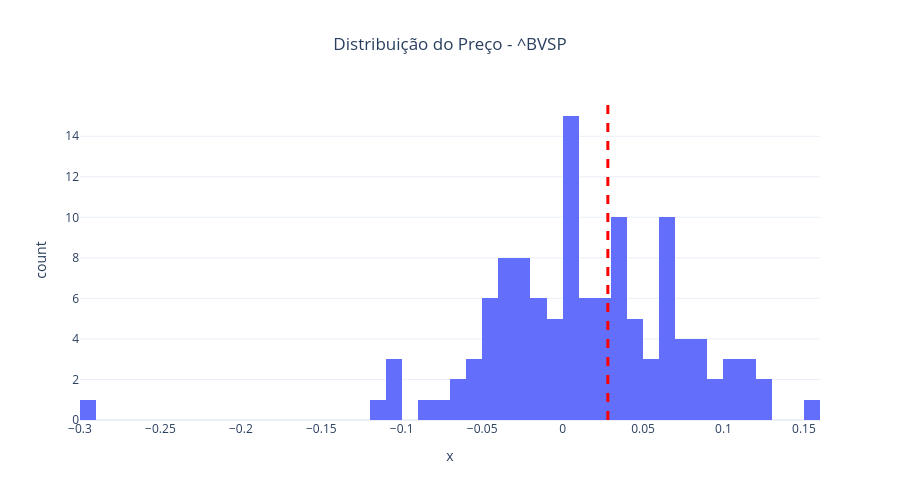

Notebook code for this chart:
### Code cell
# ==========================
# ESCOLHER ATIVO
# ==========================

ticker = "^BVSP"   # altere aqui

serie = df_emer_ret[f'{ticker}_ret'].dropna()

ultimo_valor = serie.iloc[-1]

# ==========================
# HISTOGRAMA
# ==========================

fig = px.histogram(
    x=serie,
    nbins=60,
    title=f"Distribuição do Preço - {ticker}"
)

# linha vertical do preço atual
fig.add_vline(
    x=ultimo_valor,
    line_width=3,
    line_dash="dash",
    line_color="red"
)

# layout
fig.update_layout(
    template="plotly_white",
    height=500,
    title_x=0.5,
    showlegend=False
)

fig.show()

### Figure 1 — Plotly figure (JSON) as saved in the notebook; plotly's stock layout.template omitted (floating-point values rounded to 4 significant figures)
{"data": [{"bingroup": "x", "hovertemplate": "x=%{x}<br>count=%{y}<extra></extra>", "legendgroup": "", "marker": {"color": "#636efa", "pattern": {"shape": ""}}, "name": "", "nbinsx": 60, "orientation": "v", "showlegend": false, "type": "histogram", "x": [0.07704, -0.1009, 0.06303, 0.1122, 0.01035, 0.008048, 0.1124, -0.0465, -0.02712, 0.07379, 0.03079, -0.02517, 0.006448, -0.04116, 0.003014, 0.04801, 0.07456, 0.04883, 0.0001884, -0.03145, 0.06157, 0.1114, 0.006689, -0.001345, 0.008774, -0.1087, -0.052, 0.08874, -0.03209, 0.03474, 0.1019, 0.02379, -0.01807, 0.1082, -0.01858, -0.001768, 0.009831, 0.007026, 0.04058, 0.008369, -0.00665, 0.03569, 0.02363, 0.009448, 0.06848, -0.01629, -0.08429, -0.299, 0.1025, 0.08567, 0.08756, 0.08265, -0.03443, -0.04796, -0.006881, 0.159, 0.09568, -0.02765, -0.05148, 0.05997, 0.01938, 0.06158, 0.004643, -0.03944, -0.02479, -0.06568, -0.06738, -0.01532, 0.02852, 0.07218, 0.006709, 0.06061, -0.101, 0.03221, -0.115, 0.04691, 0.06163, 0.004693, 0.05453, -0.0306, -0.02182, 0.03182, -0.07575, -0.02907, 0.02503, 0.03737, 0.09002, 0.03265, -0.05085, 0.007111, -0.02935, 0.1254, 0.05383, -0.04794, 0.009925, -0.007084, -0.01703, -0.03038, 0.01482, 0.03022, 0.06543, -0.03079, -0.01595, -0.03118, -0.04285, 0.04865, -0.02645, 0.06076, 0.0369, 0.01451, 0.01334, -0.04165, 0.06276, 0.03405, 0.02259, 0.06374, 0.01291, 0.1256, 0.02812], "xaxis": "x", "yaxis": "y"}], "layout": {"barmode": "relative", "height": 500, "legend": {"tracegroupgap": 0}, "shapes": [{"line": {"color": "red", "dash": "dash", "width": 3}, "type": "line", "x0": 0.02812, "x1": 0.02812, "xref": "x", "y0": 0, "y1": 1, "yref": "y domain"}], "showlegend": false, "title": {"text": "Distribuição do Preço - ^BVSP", "x": 0.5}, "xaxis": {"anchor": "y", "domain": [0, 1], "title": {"text": "x"}}, "yaxis": {"anchor": "x", "domain": [0, 1], "title": {"text": "count"}}}}
